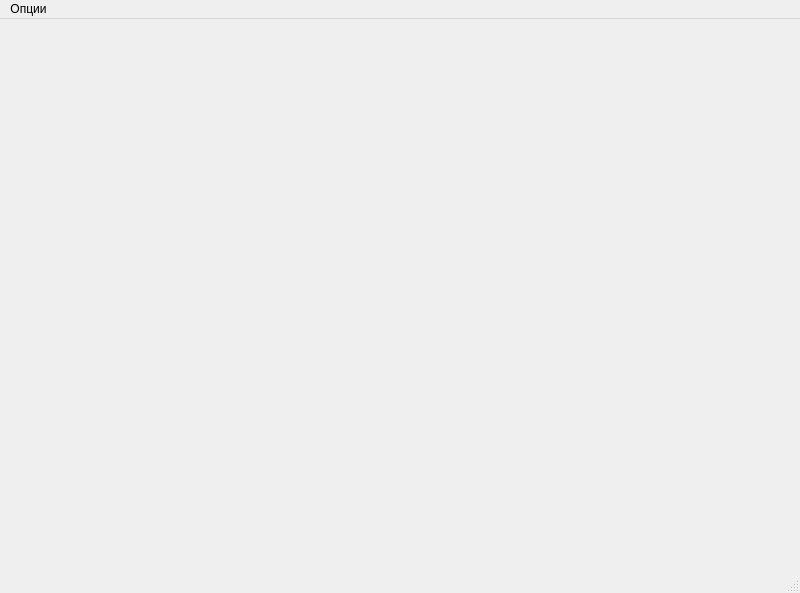
<?xml version="1.0" encoding="UTF-8"?>
<ui version="4.0">
 <class>MainWindow</class>
 <widget class="QMainWindow" name="MainWindow">
  <property name="geometry">
   <rect>
    <x>0</x>
    <y>0</y>
    <width>800</width>
    <height>593</height>
   </rect>
  </property>
  <property name="windowTitle">
   <string>Редактор тестов</string>
  </property>
  <widget class="QWidget" name="centralwidget"/>
  <widget class="QMenuBar" name="menubar">
   <property name="geometry">
    <rect>
     <x>0</x>
     <y>0</y>
     <width>800</width>
     <height>21</height>
    </rect>
   </property>
   <widget class="QMenu" name="menu">
    <property name="title">
     <string>Опции</string>
    </property>
    <widget class="QMenu" name="menu_2">
     <property name="title">
      <string>Новая задача</string>
     </property>
     <addaction name="create_multi"/>
     <addaction name="create_single"/>
    </widget>
    <addaction name="menu_2"/>
    <addaction name="separator"/>
    <addaction name="exit_action"/>
   </widget>
   <addaction name="menu"/>
  </widget>
  <widget class="QStatusBar" name="statusbar"/>
  <action name="delete_action">
   <property name="text">
    <string>Удалить задачу</string>
   </property>
  </action>
  <action name="exit_action">
   <property name="text">
    <string>Выйти из редактора</string>
   </property>
  </action>
  <action name="create_multi">
   <property name="text">
    <string>Несколько ответов</string>
   </property>
  </action>
  <action name="create_single">
   <property name="text">
    <string>Один ответ</string>
   </property>
  </action>
  <action name="save_action">
   <property name="text">
    <string>Сохранить</string>
   </property>
  </action>
 </widget>
 <resources/>
 <connections/>
</ui>
